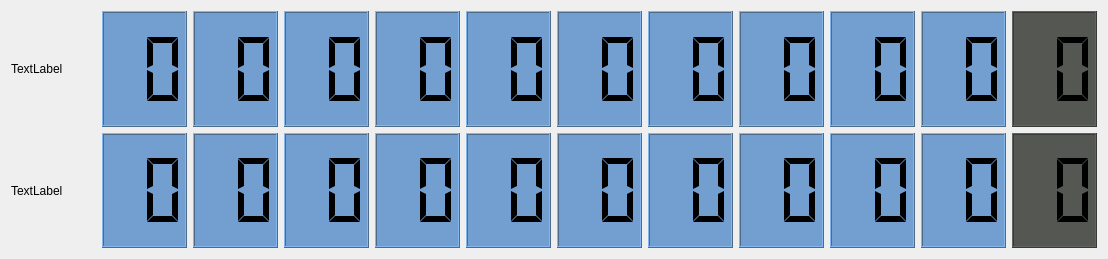
<?xml version="1.0" encoding="UTF-8"?>
<ui version="4.0">
 <class>Form</class>
 <widget class="QWidget" name="Form">
  <property name="geometry">
   <rect>
    <x>0</x>
    <y>0</y>
    <width>1108</width>
    <height>259</height>
   </rect>
  </property>
  <property name="windowTitle">
   <string>Last Scores</string>
  </property>
  <layout class="QGridLayout" name="gridLayout">
   <item row="0" column="2">
    <widget class="QLCDNumber" name="lcdNumber_2">
     <property name="styleSheet">
      <string notr="true">background-color: rgb(114, 159, 207);</string>
     </property>
     <property name="digitCount">
      <number>2</number>
     </property>
     <property name="segmentStyle">
      <enum>QLCDNumber::Flat</enum>
     </property>
    </widget>
   </item>
   <item row="2" column="0">
    <widget class="QLabel" name="label_2">
     <property name="text">
      <string>TextLabel</string>
     </property>
    </widget>
   </item>
   <item row="0" column="6">
    <widget class="QLCDNumber" name="lcdNumber_6">
     <property name="styleSheet">
      <string notr="true">background-color: rgb(114, 159, 207);</string>
     </property>
     <property name="digitCount">
      <number>2</number>
     </property>
     <property name="segmentStyle">
      <enum>QLCDNumber::Flat</enum>
     </property>
    </widget>
   </item>
   <item row="0" column="1">
    <widget class="QLCDNumber" name="lcdNumber">
     <property name="styleSheet">
      <string notr="true">background-color: rgb(114, 159, 207);</string>
     </property>
     <property name="digitCount">
      <number>2</number>
     </property>
     <property name="segmentStyle">
      <enum>QLCDNumber::Flat</enum>
     </property>
    </widget>
   </item>
   <item row="2" column="1">
    <widget class="QLCDNumber" name="lcdNumber_11">
     <property name="styleSheet">
      <string notr="true">background-color: rgb(114, 159, 207);</string>
     </property>
     <property name="digitCount">
      <number>2</number>
     </property>
     <property name="segmentStyle">
      <enum>QLCDNumber::Flat</enum>
     </property>
    </widget>
   </item>
   <item row="0" column="5">
    <widget class="QLCDNumber" name="lcdNumber_5">
     <property name="styleSheet">
      <string notr="true">background-color: rgb(114, 159, 207);</string>
     </property>
     <property name="digitCount">
      <number>2</number>
     </property>
     <property name="segmentStyle">
      <enum>QLCDNumber::Flat</enum>
     </property>
    </widget>
   </item>
   <item row="0" column="4">
    <widget class="QLCDNumber" name="lcdNumber_4">
     <property name="styleSheet">
      <string notr="true">background-color: rgb(114, 159, 207);</string>
     </property>
     <property name="digitCount">
      <number>2</number>
     </property>
     <property name="segmentStyle">
      <enum>QLCDNumber::Flat</enum>
     </property>
    </widget>
   </item>
   <item row="0" column="0">
    <widget class="QLabel" name="label">
     <property name="text">
      <string>TextLabel</string>
     </property>
    </widget>
   </item>
   <item row="0" column="7">
    <widget class="QLCDNumber" name="lcdNumber_7">
     <property name="styleSheet">
      <string notr="true">background-color: rgb(114, 159, 207);</string>
     </property>
     <property name="digitCount">
      <number>2</number>
     </property>
     <property name="segmentStyle">
      <enum>QLCDNumber::Flat</enum>
     </property>
    </widget>
   </item>
   <item row="0" column="8">
    <widget class="QLCDNumber" name="lcdNumber_8">
     <property name="styleSheet">
      <string notr="true">background-color: rgb(114, 159, 207);</string>
     </property>
     <property name="digitCount">
      <number>2</number>
     </property>
     <property name="segmentStyle">
      <enum>QLCDNumber::Flat</enum>
     </property>
    </widget>
   </item>
   <item row="0" column="11">
    <widget class="QLCDNumber" name="lcdNumber_9">
     <property name="styleSheet">
      <string notr="true">background-color: rgb(114, 159, 207);</string>
     </property>
     <property name="digitCount">
      <number>2</number>
     </property>
     <property name="segmentStyle">
      <enum>QLCDNumber::Flat</enum>
     </property>
    </widget>
   </item>
   <item row="0" column="12">
    <widget class="QLCDNumber" name="lcdNumber_10">
     <property name="styleSheet">
      <string notr="true">background-color: rgb(114, 159, 207);</string>
     </property>
     <property name="digitCount">
      <number>2</number>
     </property>
     <property name="segmentStyle">
      <enum>QLCDNumber::Flat</enum>
     </property>
    </widget>
   </item>
   <item row="0" column="13">
    <widget class="QLCDNumber" name="lcdNumber_21">
     <property name="styleSheet">
      <string notr="true">background-color: rgb(85, 87, 83);</string>
     </property>
     <property name="digitCount">
      <number>2</number>
     </property>
     <property name="segmentStyle">
      <enum>QLCDNumber::Flat</enum>
     </property>
    </widget>
   </item>
   <item row="2" column="2">
    <widget class="QLCDNumber" name="lcdNumber_12">
     <property name="styleSheet">
      <string notr="true">background-color: rgb(114, 159, 207);</string>
     </property>
     <property name="digitCount">
      <number>2</number>
     </property>
     <property name="segmentStyle">
      <enum>QLCDNumber::Flat</enum>
     </property>
    </widget>
   </item>
   <item row="2" column="3">
    <widget class="QLCDNumber" name="lcdNumber_13">
     <property name="styleSheet">
      <string notr="true">background-color: rgb(114, 159, 207);</string>
     </property>
     <property name="digitCount">
      <number>2</number>
     </property>
     <property name="segmentStyle">
      <enum>QLCDNumber::Flat</enum>
     </property>
    </widget>
   </item>
   <item row="2" column="4">
    <widget class="QLCDNumber" name="lcdNumber_14">
     <property name="styleSheet">
      <string notr="true">background-color: rgb(114, 159, 207);</string>
     </property>
     <property name="digitCount">
      <number>2</number>
     </property>
     <property name="segmentStyle">
      <enum>QLCDNumber::Flat</enum>
     </property>
    </widget>
   </item>
   <item row="2" column="5">
    <widget class="QLCDNumber" name="lcdNumber_15">
     <property name="styleSheet">
      <string notr="true">background-color: rgb(114, 159, 207);</string>
     </property>
     <property name="digitCount">
      <number>2</number>
     </property>
     <property name="segmentStyle">
      <enum>QLCDNumber::Flat</enum>
     </property>
    </widget>
   </item>
   <item row="2" column="6">
    <widget class="QLCDNumber" name="lcdNumber_16">
     <property name="styleSheet">
      <string notr="true">background-color: rgb(114, 159, 207);</string>
     </property>
     <property name="digitCount">
      <number>2</number>
     </property>
     <property name="segmentStyle">
      <enum>QLCDNumber::Flat</enum>
     </property>
    </widget>
   </item>
   <item row="2" column="7">
    <widget class="QLCDNumber" name="lcdNumber_17">
     <property name="styleSheet">
      <string notr="true">background-color: rgb(114, 159, 207);</string>
     </property>
     <property name="digitCount">
      <number>2</number>
     </property>
     <property name="segmentStyle">
      <enum>QLCDNumber::Flat</enum>
     </property>
    </widget>
   </item>
   <item row="2" column="8">
    <widget class="QLCDNumber" name="lcdNumber_18">
     <property name="styleSheet">
      <string notr="true">background-color: rgb(114, 159, 207);</string>
     </property>
     <property name="digitCount">
      <number>2</number>
     </property>
     <property name="segmentStyle">
      <enum>QLCDNumber::Flat</enum>
     </property>
    </widget>
   </item>
   <item row="2" column="11">
    <widget class="QLCDNumber" name="lcdNumber_19">
     <property name="styleSheet">
      <string notr="true">background-color: rgb(114, 159, 207);</string>
     </property>
     <property name="digitCount">
      <number>2</number>
     </property>
     <property name="segmentStyle">
      <enum>QLCDNumber::Flat</enum>
     </property>
    </widget>
   </item>
   <item row="2" column="12">
    <widget class="QLCDNumber" name="lcdNumber_20">
     <property name="styleSheet">
      <string notr="true">background-color: rgb(114, 159, 207);</string>
     </property>
     <property name="digitCount">
      <number>2</number>
     </property>
     <property name="segmentStyle">
      <enum>QLCDNumber::Flat</enum>
     </property>
    </widget>
   </item>
   <item row="2" column="13">
    <widget class="QLCDNumber" name="lcdNumber_22">
     <property name="autoFillBackground">
      <bool>false</bool>
     </property>
     <property name="styleSheet">
      <string notr="true">background-color: rgb(85, 87, 83);</string>
     </property>
     <property name="smallDecimalPoint">
      <bool>false</bool>
     </property>
     <property name="digitCount">
      <number>2</number>
     </property>
     <property name="segmentStyle">
      <enum>QLCDNumber::Flat</enum>
     </property>
    </widget>
   </item>
   <item row="0" column="3">
    <widget class="QLCDNumber" name="lcdNumber_3">
     <property name="styleSheet">
      <string notr="true">background-color: rgb(114, 159, 207);</string>
     </property>
     <property name="digitCount">
      <number>2</number>
     </property>
     <property name="segmentStyle">
      <enum>QLCDNumber::Flat</enum>
     </property>
    </widget>
   </item>
  </layout>
 </widget>
 <resources/>
 <connections/>
</ui>
